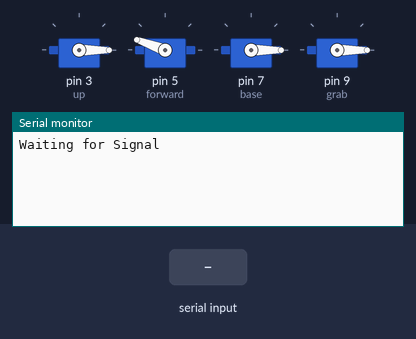
Recording of a sketch running on a simulated Arduino Uno, built with avr-gcc and run on an emulated ATmega328P. On the bench: 4 × servo, the last lines printed to the serial monitor. The test bench sets the inputs (shaded band).

Above: at 1.2 s.
1.3 s: "s90\n" received over Serial
At 2.1 s:
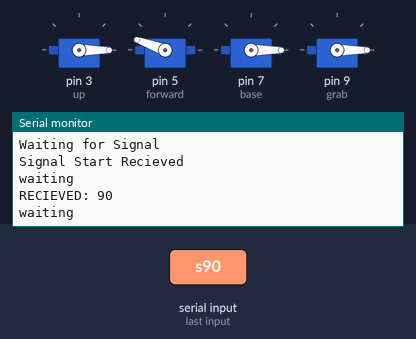
At 4.4 s:
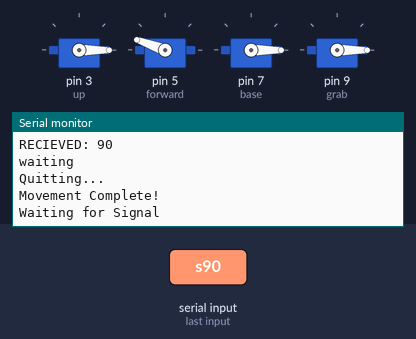

The sketch:

Robot_Arm_Final.ino
```cpp
#include <Servo.h>

Servo base;
Servo forward;
Servo up;
Servo grab;

int quit = 0;
const int millisBeforeQuit = 2000;

void setup() {
  Serial.begin(9600);
  up.attach(3);
  forward.attach(5);
  base.attach(7);
  grab.attach(9);

  up.write(0);
  forward.write(160);
  base.write(0);
  grab.write(0);
}

int getSpaces(String s){
  int j = 0;
  for (int i = 0; i < s.length(); i++){
    if (s[i] == ' '){
      j++;
    }
  }
  return(j);
}

String recieveString(int len){
  int startMillis = millis();
  int millisWaited = 0;
  Serial.println("waiting");
  String toReturn = "";
  for (int j = 0; j < len; j++){
    toReturn += " ";
  }
  int i = 0;
  while (getSpaces(toReturn) > 0){
    if (Serial.available() > 0){
      toReturn[i] = Serial.read();
      i++;
    }
    millisWaited = millis() - startMillis;
    if (millisWaited >= millisBeforeQuit){
      quit = 1;
      return("0");
    }
  }
  Serial.println("RECIEVED: " + toReturn);
  return(toReturn);
}

void grabBox() {
  grab.write(90);
  delay(500);
  base.write(20);
  forward.write(10);
  up.write(20);
  delay(500);
  grab.write(0);
  delay(500);
  up.write(40);
  delay(500);
  base.write(40);
  delay(1000);
}

void rotateMotors(int g, int u, int f, int b){
  if (quit == 1){
    quit = 0;
    Serial.println("Quitting...");
    return;
  }
  base.write(b);
  forward.write(f);
  up.write(u);
  grab.write(g);
}

void loop() {
  Serial.println("Waiting for Signal");
  while (true){
    if (Serial.available() > 0){
      char msg = Serial.read();
      if (msg == 's'){
        break;
      }
    }
  }
  Serial.println("Signal Start Recieved");
  int is[4] = {0, 0, 0, 0};
  for (int i = 0; i < 4; i++){
    is[i] = recieveString(3).toInt();
    if (quit){
      break;
      Serial.println("Quit Identified");
    }
  }
  rotateMotors(is[0], is[1], is[2], is[3]);
  Serial.println("Movement Complete!");
  /*
  rotateMotors(0, 0, 0, 0);
  delay(1000);
  rotateMotors(10, 0, 0 ,0);
  delay(1000);
  rotateMotors(10, 10, 0, 0);
  delay(1000);
  rotateMotors(10, 10,10,0);
  delay(1000);
  rotateMotors(10,10,10,10);
  delay(1000);
  */
}
```

Measured:
- after the input at 1.3 s, the serial monitor: prints a new line at once (image 1)
